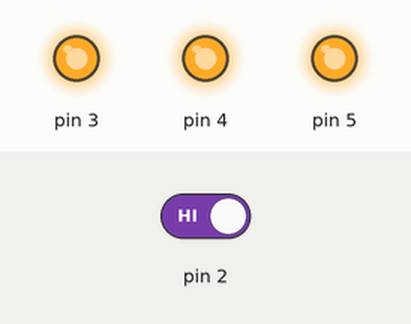
Simulated run of this sketch. Board: Arduino Uno, built with avr-gcc and run on an emulated ATmega328P. Shown: output pins drawn as LEDs (lit = HIGH). Dashed ring = blinking. Inputs (shaded band) come from the test bench; at power-on: pin 2 HIGH.

Above: at 1.2 s.
1.3 s: pin 2 driven LOW
At 1.92 s:
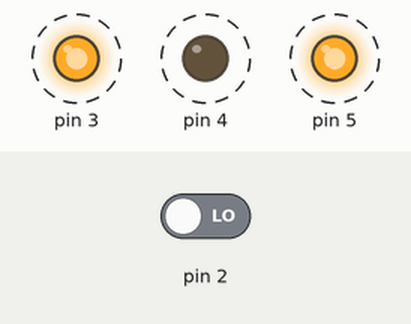
4.3 s: pin 2 driven HIGH
At 5.0 s:
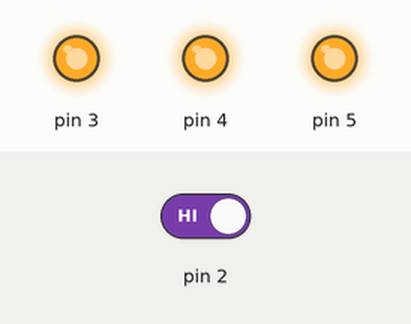
Timing chart, 0 to 7.3 s (numbered marks = the images above; inputs shaded):
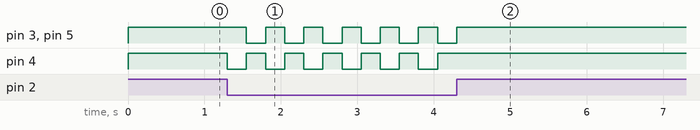

Measured:
- after the input at 1.3 s, pin 3, pin 5: alternates HIGH for 0.25 s and LOW for 0.25 s, starting after 0.25 s; pin 4: alternates HIGH for 0.25 s and LOW for 0.25 s, starting at once
- after the input at 4.3 s, pin 3, pin 5: goes on until 4.3 s, then stays HIGH; pin 4: stops changing and stays HIGH

The sketch:

project_02.ino
```cpp
/*
Project 02
Spaceship Interface
Make some lights blink and stuff

Author: Ethan Hart
Date: 2015-01-01
*/

int switchState = 0;

void setup() {
  pinMode(2, INPUT);
  pinMode(3, OUTPUT);
  pinMode(4, OUTPUT);
  pinMode(5, OUTPUT);
}

void loop() {
  switchState = digitalRead(2); // read input from pin 2

  if (switchState == LOW) {
    // this means the button is not pressed
    digitalWrite(3, HIGH);
    digitalWrite(4, LOW);
    digitalWrite(5, HIGH);

    delay(250); // wait 1/4 second
    digitalWrite(3, LOW);
    digitalWrite(4, HIGH);
    digitalWrite(5, LOW);
    delay(250); // wait 1/4 second
  }
  else { // button is pressed
    digitalWrite(3, HIGH); // green LED
    digitalWrite(4, HIGH); // red LED
    digitalWrite(5, HIGH); // red LED
  }
} // start loop over again
```
